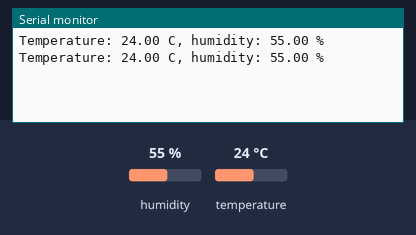
This sketch was run on a simulated Arduino Uno, built with avr-gcc and run on an emulated ATmega328P. Shown: the last lines printed to the serial monitor. The test bench sets the inputs (shaded band); at power-on: humidity 55 %, temperature 24 °C.

Above: at 4.8 s.
4.9 s: humidity set to 22 %
At 6.8 s:
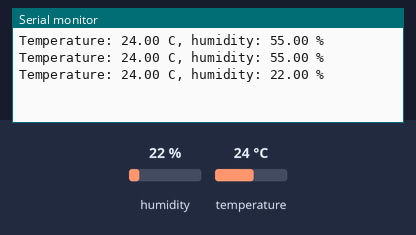
7.9 s: temperature set to 12 °C
At 9.2 s:
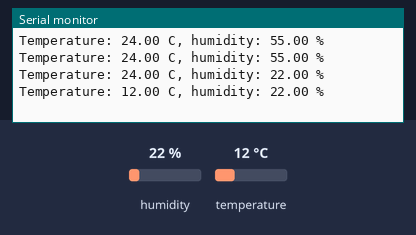
10.9 s: humidity set to 40 %
At 12.8 s:
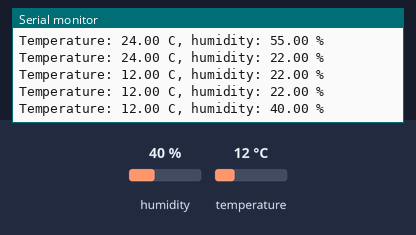
Timing chart, 0 to 14.3 s (numbered marks = the images above; inputs shaded):
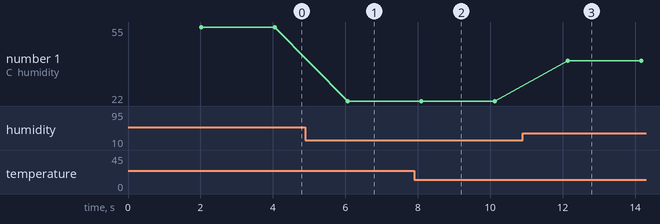

Measured:
- after the input at 4.9 s, the serial monitor: prints a new line after 1.2 s (image 1)
- after the input at 7.9 s, the serial monitor: prints a new line after 0.20 s (image 2)
- after the input at 10.9 s, the serial monitor: prints a new line after 1.2 s (image 3)
- plotted number 1: 55 → 22 after the input at 4.9 s, 22 → 40 after the input at 10.9 s

The sketch:

dht11.ino
```cpp
#include <DHT.h>

DHT dht(2, DHT11);

void setup() {
  Serial.begin(115200);
  dht.begin();
}

void loop() {
  delay(2000);  // the DHT11 measures at most once per second
  float h = dht.readHumidity();
  float t = dht.readTemperature();
  if (isnan(h) || isnan(t)) {
    Serial.println("DHT11 read failed");
    return;
  }
  Serial.print("Temperature: ");
  Serial.print(t);
  Serial.print(" C, humidity: ");
  Serial.print(h);
  Serial.println(" %");
}
```
